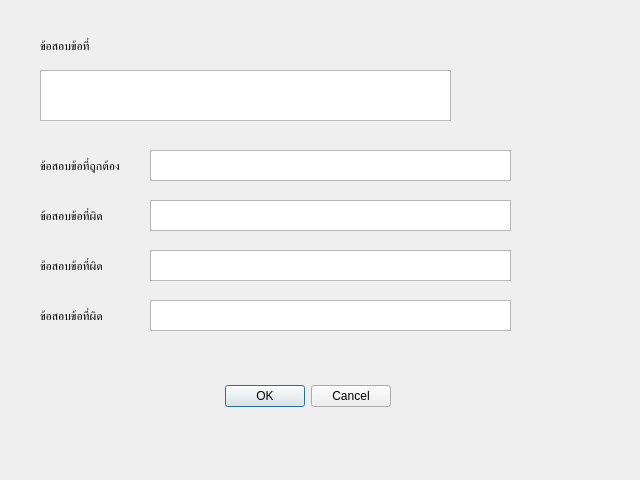
<?xml version="1.0" encoding="UTF-8"?>
<ui version="4.0">
 <class>Dialog</class>
 <widget class="QDialog" name="Dialog">
  <property name="geometry">
   <rect>
    <x>0</x>
    <y>0</y>
    <width>640</width>
    <height>480</height>
   </rect>
  </property>
  <property name="windowTitle">
   <string>Dialog</string>
  </property>
  <widget class="QDialogButtonBox" name="buttonBox">
   <property name="geometry">
    <rect>
     <x>-230</x>
     <y>380</y>
     <width>621</width>
     <height>32</height>
    </rect>
   </property>
   <property name="orientation">
    <enum>Qt::Horizontal</enum>
   </property>
   <property name="standardButtons">
    <set>QDialogButtonBox::Cancel|QDialogButtonBox::Ok</set>
   </property>
  </widget>
  <widget class="QTextEdit" name="textEdit">
   <property name="geometry">
    <rect>
     <x>40</x>
     <y>70</y>
     <width>411</width>
     <height>51</height>
    </rect>
   </property>
  </widget>
  <widget class="QLabel" name="label">
   <property name="geometry">
    <rect>
     <x>40</x>
     <y>30</y>
     <width>91</width>
     <height>31</height>
    </rect>
   </property>
   <property name="text">
    <string>ข้อสอบข้อที่</string>
   </property>
  </widget>
  <widget class="QTextEdit" name="textEdit_2">
   <property name="geometry">
    <rect>
     <x>150</x>
     <y>150</y>
     <width>361</width>
     <height>31</height>
    </rect>
   </property>
  </widget>
  <widget class="QLabel" name="label_2">
   <property name="geometry">
    <rect>
     <x>40</x>
     <y>150</y>
     <width>91</width>
     <height>31</height>
    </rect>
   </property>
   <property name="text">
    <string>ข้อสอบข้อที่ถูกต้อง</string>
   </property>
  </widget>
  <widget class="QTextEdit" name="textEdit_3">
   <property name="geometry">
    <rect>
     <x>150</x>
     <y>200</y>
     <width>361</width>
     <height>31</height>
    </rect>
   </property>
  </widget>
  <widget class="QLabel" name="label_3">
   <property name="geometry">
    <rect>
     <x>40</x>
     <y>200</y>
     <width>91</width>
     <height>31</height>
    </rect>
   </property>
   <property name="text">
    <string>ข้อสอบข้อที่ผิด</string>
   </property>
  </widget>
  <widget class="QLabel" name="label_4">
   <property name="geometry">
    <rect>
     <x>40</x>
     <y>250</y>
     <width>91</width>
     <height>31</height>
    </rect>
   </property>
   <property name="text">
    <string>ข้อสอบข้อที่ผิด</string>
   </property>
  </widget>
  <widget class="QTextEdit" name="textEdit_4">
   <property name="geometry">
    <rect>
     <x>150</x>
     <y>250</y>
     <width>361</width>
     <height>31</height>
    </rect>
   </property>
  </widget>
  <widget class="QLabel" name="label_5">
   <property name="geometry">
    <rect>
     <x>40</x>
     <y>300</y>
     <width>91</width>
     <height>31</height>
    </rect>
   </property>
   <property name="text">
    <string>ข้อสอบข้อที่ผิด</string>
   </property>
  </widget>
  <widget class="QTextEdit" name="textEdit_6">
   <property name="geometry">
    <rect>
     <x>150</x>
     <y>300</y>
     <width>361</width>
     <height>31</height>
    </rect>
   </property>
  </widget>
 </widget>
 <resources/>
 <connections>
  <connection>
   <sender>buttonBox</sender>
   <signal>accepted()</signal>
   <receiver>Dialog</receiver>
   <slot>accept()</slot>
   <hints>
    <hint type="sourcelabel">
     <x>248</x>
     <y>254</y>
    </hint>
    <hint type="destinationlabel">
     <x>157</x>
     <y>274</y>
    </hint>
   </hints>
  </connection>
  <connection>
   <sender>buttonBox</sender>
   <signal>rejected()</signal>
   <receiver>Dialog</receiver>
   <slot>reject()</slot>
   <hints>
    <hint type="sourcelabel">
     <x>316</x>
     <y>260</y>
    </hint>
    <hint type="destinationlabel">
     <x>286</x>
     <y>274</y>
    </hint>
   </hints>
  </connection>
 </connections>
</ui>
